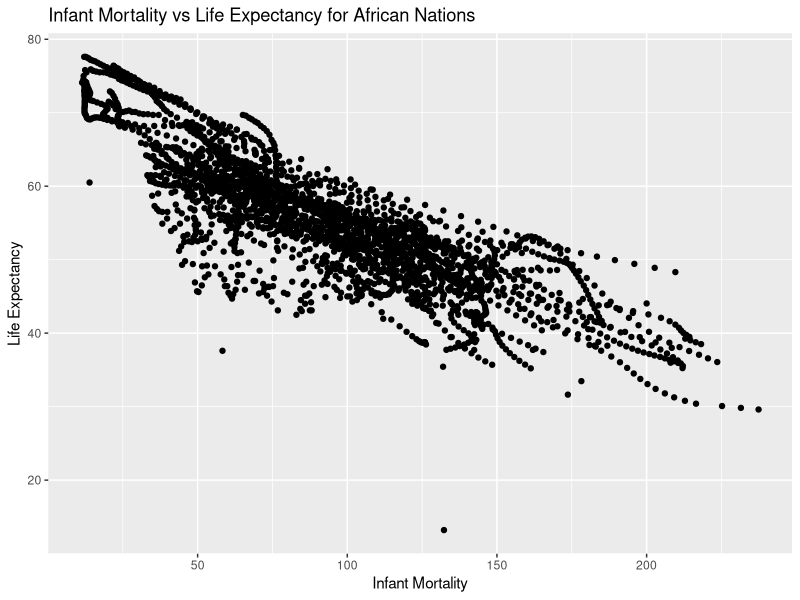
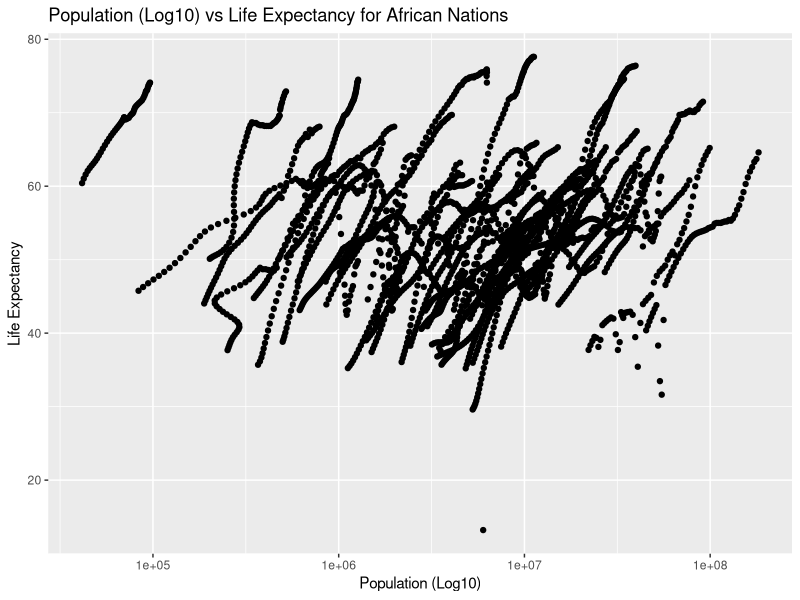
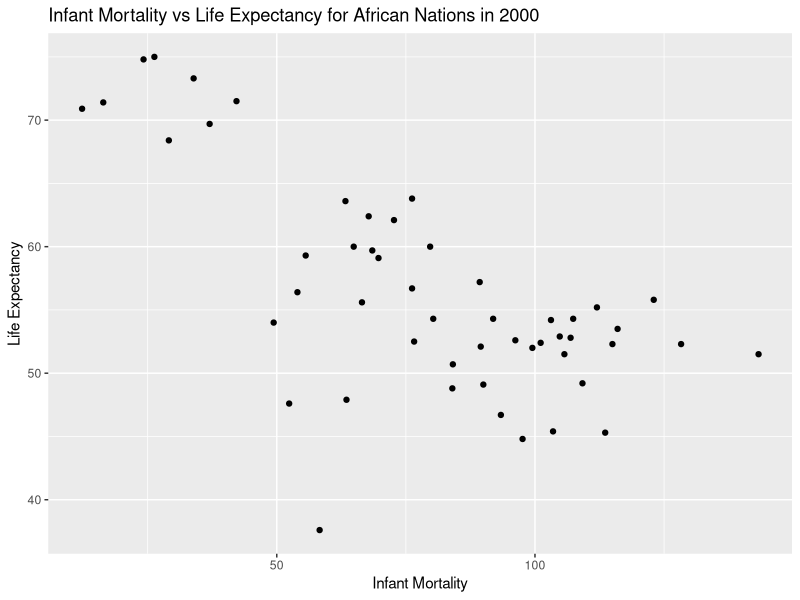
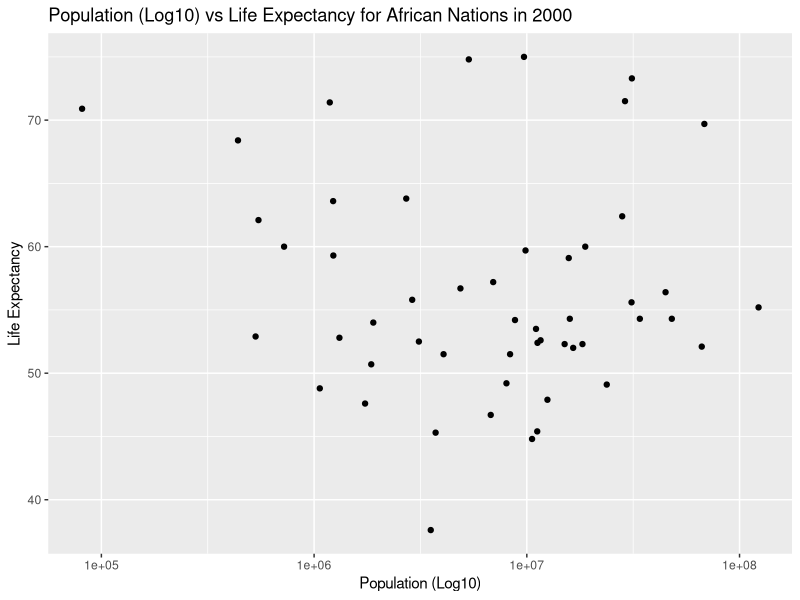

Source code (R) for these figures, in order:
## ---- chunk 1
# Load Packages
library(dslabs)
library(tidyverse)
## ---- chunk 2
# Check the Help File for Gapminder
help(gapminder)

# Data Structure
str(gapminder)

# Data Summary
summary(gapminder)

# Class
class(gapminder)
## ---- chunk 3
# Assign African Countries to a New Object
africadata <- gapminder %>% filter(continent == "Africa")

## Find Missing Values in Infant Mortality
years_of_na_infant_mortality <- africadata %>% select(year, infant_mortality) %>% filter(is.na(infant_mortality) == TRUE) %>% group_by(year) %>% count()
unique(years_of_na_infant_mortality$year)

# Checking New Object Structure and Summary
str(africadata)
summary(africadata)

# Making New Datasets for Infant Mortality + Life Expectancy (IMLE) & Population + Life Expectancy (PLE)
IMLE <- africadata %>% select(infant_mortality, life_expectancy)
PLE <- africadata %>% select(population, life_expectancy)

# Checking IMLE and PLE Structure and Summaries
## Structure
str(IMLE)
str(PLE)

## Summary
summary(IMLE)
summary(PLE)
## ---- chunk 4
# IMLE: Infant Mortality vs Life Expectancy
ggplot(IMLE, aes(x = infant_mortality, y = life_expectancy)) + geom_point() + labs(x = "Infant Mortality", y = "Life Expectancy", title = "Infant Mortality vs Life Expectancy for African Nations")

# PLE
ggplot(PLE, aes(x = population, y = life_expectancy)) + geom_point() + scale_x_log10() + labs(x = "Population (Log10)", y = "Life Expectancy", title = "Population (Log10) vs Life Expectancy for African Nations")

## ---- chunk 5
# Make New Object to House Year 2000 Data
data_2000 <- africadata %>% filter(year == 2000)

# Check Structure and Summary
str(data_2000)
summary(data_2000)

# Reevaluating Previous Plots
IMLE <- data_2000 %>% select(infant_mortality, life_expectancy)
PLE <- data_2000 %>% select(population, life_expectancy)
## IMLE: Infant Mortality vs Life Expectancy
ggplot(IMLE, aes(x = infant_mortality, y = life_expectancy)) + geom_point() + labs(x = "Infant Mortality", y = "Life Expectancy", title = "Infant Mortality vs Life Expectancy for African Nations in 2000")
## PLE
ggplot(PLE, aes(x = population, y = life_expectancy)) + geom_point() + scale_x_log10() + labs(x = "Population (Log10)", y = "Life Expectancy", title = "Population (Log10) vs Life Expectancy for African Nations in 2000")

# Fitting a Simple Model
fit1 <- lm(life_expectancy ~ infant_mortality, data = data_2000)
fit2 <- lm(life_expectancy ~ population, data = data_2000)

# Summary of Models
summary(fit1)
summary(fit2)
